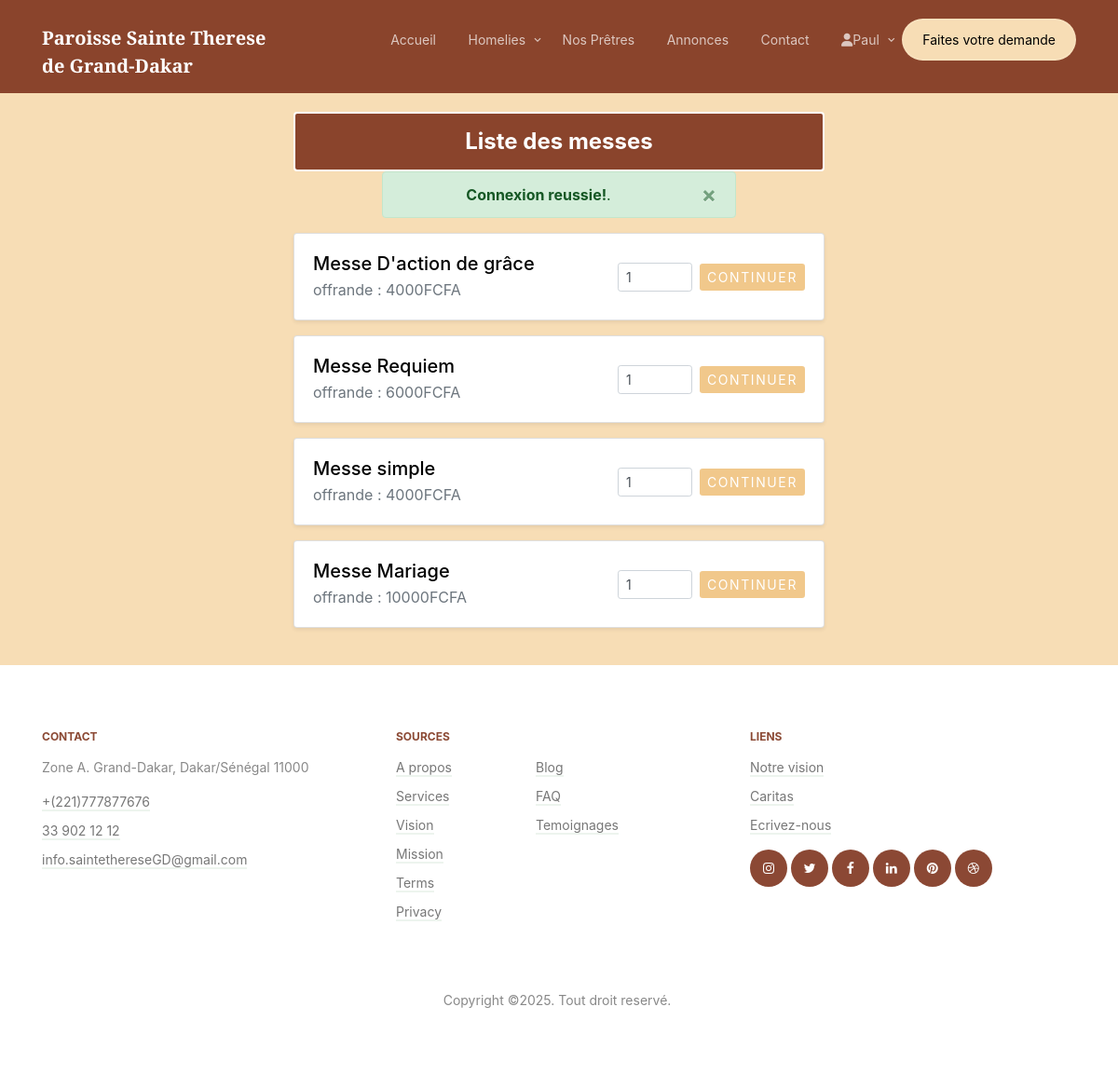
Screenshot of /?page=listesMesses (signed in) with the database file from the repository.
### tables this page shows
CREATE TABLE `messes` (
  `id` int(11) NOT NULL,
  `nom` varchar(255) NOT NULL,
  `offrande` double NOT NULL
);

### controllers/listesMessesController.php (called while the page is built, shortened)
<?php
$messes = recupererTousLesMesses();
require_once("views/includes/header.php");
require_once("views/listesMesses.php");
require_once("views/includes/footer.php");
?>

### models/database.php (called while the page is built, shortened)
<?php
try {
    $db = new PDO("mysql:host=db;dbname=demandegrace;charset=utf8", "root", "password");
    $db->setAttribute(PDO::ATTR_ERRMODE, PDO::ERRMODE_EXCEPTION);
} catch (PDOException $e) {
    die("Erreur : " . $e->getMessage() . " à la ligne:" . __LINE__);
}
function recupererTousLesMesses()
{
    global $db;
    try
    {
        $q = $db -> prepare("SELECT * FROM messes ORDER BY id ");
        $q->execute();
        return $q->fetchAll(PDO::FETCH_OBJ);
    }
    catch(PDOException $e)
    {
        setMessage($e->getMessage(),"danger");    }
}

### views/listesMesses.php (the view, shortened to what this page needs)
<section class="p-4 " style="background-color: #f7ddb5;">
        <div class="container pt-5 mt-5" style="max-width: 600px;">
            <div class="list-group">
                <div class="list-group-item active text-center border-white"
                    style="font-weight: bold; font-size: 1.5rem; background-color: #7d321be3; border: 2px solid white;">
                    Liste des messes
                </div>
            </div>
            <?php require_once("views/includes/getMessage.php"); ?>
            <?php foreach($messes as $c) : ?>
            <div class="mt-3">
                <div class="card mb-3 shadow-sm" id="<?= $c->id ?>">
                    <form action="" method="post">
                        <div class="card-body d-flex justify-content-between align-items-center">
                            <div class="flex-grow-1">
                                <a href="?page=demandesAdmin&id=<?= $c->id ?>" style="color: #000000; text-decoration:none"><h5 class="mb-1"><?= $c->nom ?></h5></a>
                                <p class="mb-0 text-muted">offrande : <span class="price" data-unit-price="<?= $c ->offrande?>"><?= $c ->offrande?></span>FCFA</p>
                            </div>
                            <div class="d-flex align-items-center">
                                <input type="number" name="nombre" class="form-control form-control-sm quantity mx-2" style="width: 80px;" min="1" value="1" >
                                <button type="submit" class="btn btn-custom btn-sm" name="continuer">Continuer</a>
                            </div>
                        </div>
                    </form>
                </div>
            </div>
            <?php endforeach; ?>
        </div>
</section>

### assets/css/registerStyle.css (style rules this page uses)
body { background-color: #f8d3a3; }

### assets/css/listesMesseStyle.css (style rules this page uses)
.btn-custom { background-color: #f1c88b; color: white; border: none; }

### rows the page displays
messes: nom "Messe D'action de grâce", offrande "4000"
messes: nom "Messe Requiem", offrande "6000"
messes: nom "Messe simple", offrande "4000"
messes: nom "Messe Mariage", offrande "10000"

### other values shown
$_SESSION["user"]->prenom "Paul"
$_SESSION["message"]["content"] "Connexion reussie"
